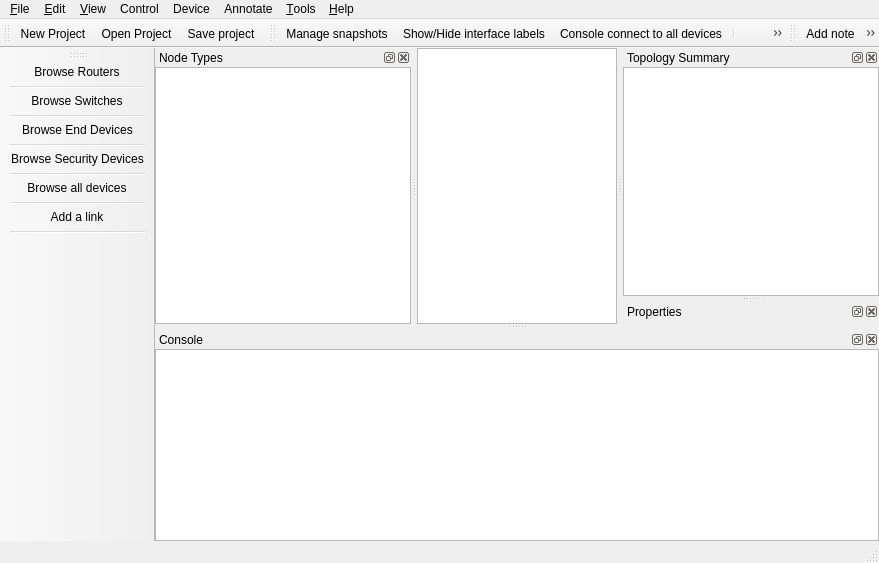
<?xml version="1.0" encoding="UTF-8"?>
<ui version="4.0">
 <class>MainWindow</class>
 <widget class="QMainWindow" name="MainWindow">
  <property name="windowModality">
   <enum>Qt::NonModal</enum>
  </property>
  <property name="geometry">
   <rect>
    <x>0</x>
    <y>0</y>
    <width>879</width>
    <height>563</height>
   </rect>
  </property>
  <property name="contextMenuPolicy">
   <enum>Qt::PreventContextMenu</enum>
  </property>
  <property name="styleSheet">
   <string notr="true">#toolBar_Devices QToolButton {
width: 50px;
height: 55px;
border:solid 1px black opacity 0.4;
background-none;
}

#toolBar_General QToolButton {
width: 36px;
height: 36px;
border:solid 1px black opacity 0.4;
background-none;
}

</string>
  </property>
  <property name="dockOptions">
   <set>QMainWindow::AllowTabbedDocks|QMainWindow::AnimatedDocks|QMainWindow::VerticalTabs</set>
  </property>
  <widget class="QWidget" name="uiCentralWidget">
   <layout class="QGridLayout">
    <property name="leftMargin">
     <number>0</number>
    </property>
    <property name="topMargin">
     <number>0</number>
    </property>
    <property name="rightMargin">
     <number>0</number>
    </property>
    <property name="bottomMargin">
     <number>0</number>
    </property>
    <property name="spacing">
     <number>0</number>
    </property>
    <item row="0" column="0">
     <widget class="GraphicsView" name="uiGraphicsView">
      <property name="sizePolicy">
       <sizepolicy hsizetype="Expanding" vsizetype="Expanding">
        <horstretch>0</horstretch>
        <verstretch>0</verstretch>
       </sizepolicy>
      </property>
     </widget>
    </item>
   </layout>
  </widget>
  <widget class="QMenuBar" name="uiMenuBar">
   <property name="geometry">
    <rect>
     <x>0</x>
     <y>0</y>
     <width>879</width>
     <height>22</height>
    </rect>
   </property>
   <widget class="QMenu" name="uiEditMenu">
    <property name="title">
     <string>&amp;Edit</string>
    </property>
    <addaction name="uiSelectAllAction"/>
    <addaction name="uiSelectNoneAction"/>
    <addaction name="separator"/>
    <addaction name="uiPreferencesAction"/>
   </widget>
   <widget class="QMenu" name="uiFileMenu">
    <property name="title">
     <string>&amp;File</string>
    </property>
    <addaction name="uiNewProjectAction"/>
    <addaction name="uiOpenProjectAction"/>
    <addaction name="uiSaveProjectAction"/>
    <addaction name="uiSaveProjectAsAction"/>
    <addaction name="uiExportProjectAction"/>
    <addaction name="uiImportProjectAction"/>
    <addaction name="separator"/>
    <addaction name="uiMoveLocalProjectToCloudAction"/>
    <addaction name="uiMoveCloudProjectToLocalAction"/>
    <addaction name="uiDownloadRemoteProject"/>
    <addaction name="separator"/>
    <addaction name="uiOpenApplianceAction"/>
    <addaction name="uiImportExportConfigsAction"/>
    <addaction name="uiScreenshotAction"/>
    <addaction name="uiSnapshotAction"/>
    <addaction name="separator"/>
    <addaction name="uiQuitAction"/>
   </widget>
   <widget class="QMenu" name="uiHelpMenu">
    <property name="title">
     <string>&amp;Help</string>
    </property>
    <addaction name="uiOnlineHelpAction"/>
    <addaction name="uiCheckForUpdateAction"/>
    <addaction name="uiSetupWizard"/>
    <addaction name="uiLabInstructionsAction"/>
    <addaction name="uiExportDebugInformationsAction"/>
    <addaction name="uiAboutQtAction"/>
    <addaction name="uiAboutAction"/>
   </widget>
   <widget class="QMenu" name="uiViewMenu">
    <property name="title">
     <string>&amp;View</string>
    </property>
    <widget class="QMenu" name="uiDocksMenu">
     <property name="title">
      <string>Docks</string>
     </property>
    </widget>
    <addaction name="uiActionFullscreen"/>
    <addaction name="separator"/>
    <addaction name="uiZoomInAction"/>
    <addaction name="uiZoomOutAction"/>
    <addaction name="uiZoomResetAction"/>
    <addaction name="uiFitInViewAction"/>
    <addaction name="separator"/>
    <addaction name="uiShowLayersAction"/>
    <addaction name="uiResetPortLabelsAction"/>
    <addaction name="uiShowPortNamesAction"/>
    <addaction name="separator"/>
    <addaction name="uiDocksMenu"/>
   </widget>
   <widget class="QMenu" name="uiControlMenu">
    <property name="title">
     <string>Control</string>
    </property>
    <addaction name="uiStartAllAction"/>
    <addaction name="uiSuspendAllAction"/>
    <addaction name="uiStopAllAction"/>
    <addaction name="uiReloadAllAction"/>
    <addaction name="uiAuxConsoleAllAction"/>
    <addaction name="uiConsoleAllAction"/>
   </widget>
   <widget class="QMenu" name="uiAnnotateMenu">
    <property name="title">
     <string>Annotate</string>
    </property>
    <addaction name="uiAddNoteAction"/>
    <addaction name="uiInsertImageAction"/>
    <addaction name="uiDrawRectangleAction"/>
    <addaction name="uiDrawEllipseAction"/>
   </widget>
   <widget class="QMenu" name="uiDeviceMenu">
    <property name="title">
     <string>Device</string>
    </property>
   </widget>
   <widget class="QMenu" name="uiToolsMenu">
    <property name="title">
     <string>&amp;Tools</string>
    </property>
    <addaction name="uiVPCSAction"/>
    <addaction name="uiIOUVMConverterAction"/>
   </widget>
   <addaction name="uiFileMenu"/>
   <addaction name="uiEditMenu"/>
   <addaction name="uiViewMenu"/>
   <addaction name="uiControlMenu"/>
   <addaction name="uiDeviceMenu"/>
   <addaction name="uiAnnotateMenu"/>
   <addaction name="uiToolsMenu"/>
   <addaction name="uiHelpMenu"/>
  </widget>
  <widget class="QStatusBar" name="uiStatusBar"/>
  <widget class="QToolBar" name="uiGeneralToolBar">
   <property name="windowTitle">
    <string>General</string>
   </property>
   <property name="toolTip">
    <string/>
   </property>
   <property name="statusTip">
    <string/>
   </property>
   <property name="orientation">
    <enum>Qt::Horizontal</enum>
   </property>
   <property name="iconSize">
    <size>
     <width>32</width>
     <height>32</height>
    </size>
   </property>
   <attribute name="toolBarArea">
    <enum>TopToolBarArea</enum>
   </attribute>
   <attribute name="toolBarBreak">
    <bool>false</bool>
   </attribute>
   <addaction name="uiNewProjectAction"/>
   <addaction name="uiOpenProjectAction"/>
   <addaction name="uiSaveProjectAction"/>
  </widget>
  <widget class="QDockWidget" name="uiNodesDockWidget">
   <property name="enabled">
    <bool>true</bool>
   </property>
   <property name="visible">
    <bool>true</bool>
   </property>
   <property name="floating">
    <bool>false</bool>
   </property>
   <property name="allowedAreas">
    <set>Qt::LeftDockWidgetArea|Qt::RightDockWidgetArea</set>
   </property>
   <property name="windowTitle">
    <string>Node Types</string>
   </property>
   <attribute name="dockWidgetArea">
    <number>1</number>
   </attribute>
   <widget class="QWidget" name="uiNodesDockWidgetContents">
    <layout class="QVBoxLayout">
     <property name="spacing">
      <number>0</number>
     </property>
     <property name="leftMargin">
      <number>0</number>
     </property>
     <property name="topMargin">
      <number>0</number>
     </property>
     <property name="rightMargin">
      <number>0</number>
     </property>
     <property name="bottomMargin">
      <number>0</number>
     </property>
     <item>
      <widget class="NodesView" name="uiNodesView">
       <property name="sizePolicy">
        <sizepolicy hsizetype="Expanding" vsizetype="Expanding">
         <horstretch>0</horstretch>
         <verstretch>0</verstretch>
        </sizepolicy>
       </property>
       <property name="toolTip">
        <string>Drag a node to the workspace (Press SHIFT while dragging to add multiple identical nodes).</string>
       </property>
       <property name="dragEnabled">
        <bool>false</bool>
       </property>
       <property name="iconSize">
        <size>
         <width>32</width>
         <height>32</height>
        </size>
       </property>
       <property name="rootIsDecorated">
        <bool>false</bool>
       </property>
       <attribute name="headerVisible">
        <bool>false</bool>
       </attribute>
       <column>
        <property name="text">
         <string>1</string>
        </property>
       </column>
      </widget>
     </item>
    </layout>
   </widget>
  </widget>
  <widget class="QToolBar" name="uiBrowsersToolBar">
   <property name="windowTitle">
    <string>Devices</string>
   </property>
   <property name="iconSize">
    <size>
     <width>48</width>
     <height>48</height>
    </size>
   </property>
   <property name="toolButtonStyle">
    <enum>Qt::ToolButtonIconOnly</enum>
   </property>
   <attribute name="toolBarArea">
    <enum>LeftToolBarArea</enum>
   </attribute>
   <attribute name="toolBarBreak">
    <bool>false</bool>
   </attribute>
   <addaction name="uiBrowseRoutersAction"/>
   <addaction name="separator"/>
   <addaction name="uiBrowseSwitchesAction"/>
   <addaction name="separator"/>
   <addaction name="uiBrowseEndDevicesAction"/>
   <addaction name="separator"/>
   <addaction name="uiBrowseSecurityDevicesAction"/>
   <addaction name="separator"/>
   <addaction name="uiBrowseAllDevicesAction"/>
   <addaction name="separator"/>
   <addaction name="uiAddLinkAction"/>
   <addaction name="separator"/>
  </widget>
  <widget class="QToolBar" name="uiControlToolBar">
   <property name="windowTitle">
    <string>Emulation</string>
   </property>
   <property name="iconSize">
    <size>
     <width>32</width>
     <height>32</height>
    </size>
   </property>
   <property name="toolButtonStyle">
    <enum>Qt::ToolButtonIconOnly</enum>
   </property>
   <attribute name="toolBarArea">
    <enum>TopToolBarArea</enum>
   </attribute>
   <attribute name="toolBarBreak">
    <bool>false</bool>
   </attribute>
   <addaction name="uiSnapshotAction"/>
   <addaction name="uiShowPortNamesAction"/>
   <addaction name="uiConsoleAllAction"/>
   <addaction name="separator"/>
   <addaction name="uiStartAllAction"/>
   <addaction name="uiSuspendAllAction"/>
   <addaction name="uiStopAllAction"/>
   <addaction name="uiReloadAllAction"/>
  </widget>
  <widget class="QDockWidget" name="uiConsoleDockWidget">
   <property name="maximumSize">
    <size>
     <width>524287</width>
     <height>524287</height>
    </size>
   </property>
   <property name="allowedAreas">
    <set>Qt::AllDockWidgetAreas</set>
   </property>
   <property name="windowTitle">
    <string>Console</string>
   </property>
   <attribute name="dockWidgetArea">
    <number>8</number>
   </attribute>
   <widget class="QWidget" name="uiConsoleDockWidgetContents">
    <layout class="QVBoxLayout">
     <property name="spacing">
      <number>0</number>
     </property>
     <property name="leftMargin">
      <number>0</number>
     </property>
     <property name="topMargin">
      <number>0</number>
     </property>
     <property name="rightMargin">
      <number>0</number>
     </property>
     <property name="bottomMargin">
      <number>0</number>
     </property>
     <item>
      <widget class="ConsoleView" name="uiConsoleTextEdit">
       <property name="sizePolicy">
        <sizepolicy hsizetype="Expanding" vsizetype="Preferred">
         <horstretch>0</horstretch>
         <verstretch>0</verstretch>
        </sizepolicy>
       </property>
      </widget>
     </item>
    </layout>
   </widget>
  </widget>
  <widget class="QToolBar" name="uiAnnotationToolBar">
   <property name="windowTitle">
    <string>Drawing</string>
   </property>
   <property name="iconSize">
    <size>
     <width>32</width>
     <height>32</height>
    </size>
   </property>
   <attribute name="toolBarArea">
    <enum>TopToolBarArea</enum>
   </attribute>
   <attribute name="toolBarBreak">
    <bool>false</bool>
   </attribute>
   <addaction name="uiAddNoteAction"/>
   <addaction name="uiInsertImageAction"/>
   <addaction name="uiDrawRectangleAction"/>
   <addaction name="uiDrawEllipseAction"/>
   <addaction name="uiZoomInAction"/>
   <addaction name="uiZoomOutAction"/>
   <addaction name="uiScreenshotAction"/>
  </widget>
  <widget class="QDockWidget" name="uiTopologySummaryDockWidget">
   <property name="sizePolicy">
    <sizepolicy hsizetype="Preferred" vsizetype="Expanding">
     <horstretch>0</horstretch>
     <verstretch>0</verstretch>
    </sizepolicy>
   </property>
   <property name="allowedAreas">
    <set>Qt::LeftDockWidgetArea|Qt::RightDockWidgetArea</set>
   </property>
   <property name="windowTitle">
    <string>Topology Summary</string>
   </property>
   <attribute name="dockWidgetArea">
    <number>2</number>
   </attribute>
   <widget class="QWidget" name="uiTopologySummaryDockWidgetContents">
    <property name="sizePolicy">
     <sizepolicy hsizetype="Preferred" vsizetype="Preferred">
      <horstretch>0</horstretch>
      <verstretch>0</verstretch>
     </sizepolicy>
    </property>
    <layout class="QGridLayout">
     <property name="leftMargin">
      <number>0</number>
     </property>
     <property name="topMargin">
      <number>0</number>
     </property>
     <property name="rightMargin">
      <number>0</number>
     </property>
     <property name="bottomMargin">
      <number>0</number>
     </property>
     <property name="spacing">
      <number>0</number>
     </property>
     <item row="0" column="0">
      <widget class="TopologySummaryView" name="uiTopologySummaryTreeWidget">
       <property name="sizePolicy">
        <sizepolicy hsizetype="Expanding" vsizetype="Expanding">
         <horstretch>0</horstretch>
         <verstretch>0</verstretch>
        </sizepolicy>
       </property>
       <attribute name="headerVisible">
        <bool>false</bool>
       </attribute>
       <column>
        <property name="text">
         <string>1</string>
        </property>
       </column>
      </widget>
     </item>
    </layout>
   </widget>
  </widget>
  <widget class="PropertiesView" name="uiPropertiesDockWidget">
   <property name="windowTitle">
    <string>Properties</string>
   </property>
   <attribute name="dockWidgetArea">
    <number>2</number>
   </attribute>
  </widget>
  <action name="uiAboutAction">
   <property name="text">
    <string>&amp;About</string>
   </property>
   <property name="statusTip">
    <string>About</string>
   </property>
   <property name="menuRole">
    <enum>QAction::AboutRole</enum>
   </property>
  </action>
  <action name="uiQuitAction">
   <property name="icon">
    <iconset resource="../../resources/resources.qrc">
     <normaloff>:/icons/quit.svg</normaloff>:/icons/quit.svg</iconset>
   </property>
   <property name="text">
    <string>&amp;Quit</string>
   </property>
   <property name="statusTip">
    <string>Quit</string>
   </property>
   <property name="shortcut">
    <string>Ctrl+Q</string>
   </property>
  </action>
  <action name="uiOpenProjectAction">
   <property name="icon">
    <iconset resource="../../resources/resources.qrc">
     <normaloff>:/icons/open.svg</normaloff>:/icons/open.svg</iconset>
   </property>
   <property name="text">
    <string>&amp;Open Project</string>
   </property>
   <property name="toolTip">
    <string>Open project</string>
   </property>
   <property name="statusTip">
    <string>Open project</string>
   </property>
   <property name="shortcut">
    <string>Ctrl+O</string>
   </property>
  </action>
  <action name="uiSaveProjectAction">
   <property name="icon">
    <iconset resource="../../resources/resources.qrc">
     <normaloff>:/icons/save.svg</normaloff>:/icons/save.svg</iconset>
   </property>
   <property name="text">
    <string>&amp;Save project</string>
   </property>
   <property name="toolTip">
    <string>Save project</string>
   </property>
   <property name="statusTip">
    <string>Save project</string>
   </property>
   <property name="shortcut">
    <string>Ctrl+S</string>
   </property>
  </action>
  <action name="uiOnlineHelpAction">
   <property name="icon">
    <iconset resource="../../resources/resources.qrc">
     <normaloff>:/icons/help.svg</normaloff>:/icons/help.svg</iconset>
   </property>
   <property name="text">
    <string>&amp;Online help</string>
   </property>
   <property name="toolTip">
    <string>Online help</string>
   </property>
   <property name="statusTip">
    <string>Online Help</string>
   </property>
  </action>
  <action name="uiScreenshotAction">
   <property name="icon">
    <iconset resource="../../resources/resources.qrc">
     <normaloff>:/icons/camera-photo.svg</normaloff>
     <activeoff>:/icons/camera-photo-hover.svg</activeoff>:/icons/camera-photo.svg</iconset>
   </property>
   <property name="text">
    <string>Take a screenshot</string>
   </property>
   <property name="toolTip">
    <string>Take a screenshot</string>
   </property>
   <property name="statusTip">
    <string>Take a screenshot</string>
   </property>
  </action>
  <action name="uiStartAllAction">
   <property name="enabled">
    <bool>true</bool>
   </property>
   <property name="icon">
    <iconset resource="../../resources/resources.qrc">
     <normaloff>:/icons/start.svg</normaloff>
     <activeoff>:/icons/start-hover.svg</activeoff>:/icons/start.svg</iconset>
   </property>
   <property name="text">
    <string>Start/Resume all devices</string>
   </property>
   <property name="toolTip">
    <string>Start/Resume all devices</string>
   </property>
   <property name="statusTip">
    <string>Start/Resume all devices</string>
   </property>
  </action>
  <action name="uiStopAllAction">
   <property name="enabled">
    <bool>true</bool>
   </property>
   <property name="icon">
    <iconset resource="../../resources/resources.qrc">
     <normaloff>:/icons/stop.svg</normaloff>
     <activeoff>:/icons/stop-hover.svg</activeoff>:/icons/stop.svg</iconset>
   </property>
   <property name="text">
    <string>Stop all devices</string>
   </property>
   <property name="toolTip">
    <string>Stop all devices</string>
   </property>
   <property name="statusTip">
    <string>Stop all devices</string>
   </property>
  </action>
  <action name="uiShowNamesAction">
   <property name="checkable">
    <bool>true</bool>
   </property>
   <property name="icon">
    <iconset resource="../../resources/resources.qrc">
     <normaloff>:/icons/show-hostname.svg</normaloff>:/icons/show-hostname.svg</iconset>
   </property>
   <property name="text">
    <string>Show hostnames</string>
   </property>
   <property name="toolTip">
    <string>Show hostnames</string>
   </property>
   <property name="statusTip">
    <string>Show hostnames</string>
   </property>
  </action>
  <action name="uiConsoleAllAction">
   <property name="enabled">
    <bool>true</bool>
   </property>
   <property name="icon">
    <iconset resource="../../resources/resources.qrc">
     <normaloff>:/icons/console.svg</normaloff>:/icons/console.svg</iconset>
   </property>
   <property name="text">
    <string>Console connect to all devices</string>
   </property>
   <property name="toolTip">
    <string>Console connect to all devices</string>
   </property>
   <property name="statusTip">
    <string>Console to all devices</string>
   </property>
  </action>
  <action name="uiAboutQtAction">
   <property name="text">
    <string>About &amp;Qt</string>
   </property>
   <property name="statusTip">
    <string>About Qt</string>
   </property>
   <property name="menuRole">
    <enum>QAction::AboutQtRole</enum>
   </property>
  </action>
  <action name="uiZoomInAction">
   <property name="icon">
    <iconset resource="../../resources/resources.qrc">
     <normaloff>:/icons/zoom-in.png</normaloff>
     <activeoff>:/icons/zoom-in-hover.png</activeoff>:/icons/zoom-in.png</iconset>
   </property>
   <property name="text">
    <string>Zoom in</string>
   </property>
   <property name="toolTip">
    <string>Zoom in</string>
   </property>
   <property name="statusTip">
    <string>Zoom in</string>
   </property>
   <property name="shortcut">
    <string>Ctrl++</string>
   </property>
  </action>
  <action name="uiZoomOutAction">
   <property name="icon">
    <iconset resource="../../resources/resources.qrc">
     <normaloff>:/icons/zoom-out.png</normaloff>
     <activeoff>:/icons/zoom-out-hover.png</activeoff>:/icons/zoom-out.png</iconset>
   </property>
   <property name="text">
    <string>Zoom out</string>
   </property>
   <property name="toolTip">
    <string>Zoom out</string>
   </property>
   <property name="statusTip">
    <string>Zoom out</string>
   </property>
   <property name="shortcut">
    <string>Ctrl+-</string>
   </property>
  </action>
  <action name="uiZoomResetAction">
   <property name="text">
    <string>Zoom reset</string>
   </property>
   <property name="statusTip">
    <string>Zoom reset</string>
   </property>
   <property name="shortcut">
    <string>Ctrl+0</string>
   </property>
  </action>
  <action name="uiSelectAllAction">
   <property name="text">
    <string>Select &amp;all</string>
   </property>
   <property name="statusTip">
    <string>Select All</string>
   </property>
   <property name="shortcut">
    <string>Ctrl+A</string>
   </property>
  </action>
  <action name="uiSelectNoneAction">
   <property name="text">
    <string>Select &amp;none</string>
   </property>
   <property name="statusTip">
    <string>Select None</string>
   </property>
   <property name="shortcut">
    <string>Ctrl+Shift+A</string>
   </property>
  </action>
  <action name="uiPreferencesAction">
   <property name="icon">
    <iconset resource="../../resources/resources.qrc">
     <normaloff>:/icons/applications.svg</normaloff>:/icons/applications.svg</iconset>
   </property>
   <property name="text">
    <string>&amp;Preferences...</string>
   </property>
   <property name="statusTip">
    <string>Preferences</string>
   </property>
   <property name="shortcut">
    <string>Ctrl+Shift+P</string>
   </property>
   <property name="menuRole">
    <enum>QAction::PreferencesRole</enum>
   </property>
  </action>
  <action name="uiSuspendAllAction">
   <property name="icon">
    <iconset resource="../../resources/resources.qrc">
     <normaloff>:/icons/pause.svg</normaloff>
     <activeoff>:/icons/pause-hover.svg</activeoff>:/icons/pause.svg</iconset>
   </property>
   <property name="text">
    <string>Suspend all devices</string>
   </property>
   <property name="toolTip">
    <string>Suspend all devices</string>
   </property>
   <property name="statusTip">
    <string>Suspend all devices</string>
   </property>
  </action>
  <action name="uiAddNoteAction">
   <property name="checkable">
    <bool>true</bool>
   </property>
   <property name="icon">
    <iconset resource="../../resources/resources.qrc">
     <normaloff>:/icons/add-note.svg</normaloff>:/icons/add-note.svg</iconset>
   </property>
   <property name="text">
    <string>Add note</string>
   </property>
   <property name="toolTip">
    <string>Add a note</string>
   </property>
   <property name="statusTip">
    <string>Add a note</string>
   </property>
  </action>
  <action name="uiNewProjectAction">
   <property name="icon">
    <iconset resource="../../resources/resources.qrc">
     <normaloff>:/icons/new-project.svg</normaloff>:/icons/new-project.svg</iconset>
   </property>
   <property name="text">
    <string>&amp;New blank project</string>
   </property>
   <property name="iconText">
    <string>New Project</string>
   </property>
   <property name="toolTip">
    <string>New blank project</string>
   </property>
   <property name="statusTip">
    <string>New blank project</string>
   </property>
   <property name="shortcut">
    <string>Ctrl+N</string>
   </property>
  </action>
  <action name="uiImportExportConfigsAction">
   <property name="icon">
    <iconset resource="../../resources/resources.qrc">
     <normaloff>:/icons/import_export_configs.svg</normaloff>:/icons/import_export_configs.svg</iconset>
   </property>
   <property name="text">
    <string>&amp;Import/Export device configs</string>
   </property>
   <property name="toolTip">
    <string>Import/Export device configs</string>
   </property>
   <property name="statusTip">
    <string>Import/Export device configs</string>
   </property>
  </action>
  <action name="uiInsertImageAction">
   <property name="checkable">
    <bool>false</bool>
   </property>
   <property name="icon">
    <iconset resource="../../resources/resources.qrc">
     <normaloff>:/icons/image.svg</normaloff>:/icons/image.svg</iconset>
   </property>
   <property name="text">
    <string>Insert picture</string>
   </property>
   <property name="toolTip">
    <string>Insert a picture</string>
   </property>
   <property name="statusTip">
    <string>Insert a picture</string>
   </property>
  </action>
  <action name="uiDrawRectangleAction">
   <property name="checkable">
    <bool>true</bool>
   </property>
   <property name="icon">
    <iconset resource="../../resources/resources.qrc">
     <normaloff>:/icons/rectangle.svg</normaloff>
     <activeoff>:/icons/rectangle-hover.svg</activeoff>:/icons/rectangle.svg</iconset>
   </property>
   <property name="text">
    <string>Draw rectangle</string>
   </property>
   <property name="toolTip">
    <string>Draw a rectangle</string>
   </property>
   <property name="statusTip">
    <string>Draw a rectangle</string>
   </property>
  </action>
  <action name="uiDrawEllipseAction">
   <property name="checkable">
    <bool>true</bool>
   </property>
   <property name="icon">
    <iconset resource="../../resources/resources.qrc">
     <normaloff>:/icons/ellipse.svg</normaloff>
     <activeoff>:/icons/ellipse-hover.svg</activeoff>:/icons/ellipse.svg</iconset>
   </property>
   <property name="text">
    <string>Draw ellipse</string>
   </property>
   <property name="toolTip">
    <string>Draw an ellipse</string>
   </property>
   <property name="statusTip">
    <string>Draw an ellipse</string>
   </property>
  </action>
  <action name="uiShowPortNamesAction">
   <property name="checkable">
    <bool>true</bool>
   </property>
   <property name="icon">
    <iconset resource="../../resources/resources.qrc">
     <normaloff>:/icons/show-interface-names.svg</normaloff>:/icons/show-interface-names.svg</iconset>
   </property>
   <property name="text">
    <string>Show/Hide interface labels</string>
   </property>
   <property name="toolTip">
    <string>Show/Hide interface labels</string>
   </property>
   <property name="statusTip">
    <string>Show/Hide interface labels</string>
   </property>
  </action>
  <action name="uiSnapshotAction">
   <property name="icon">
    <iconset resource="../../resources/resources.qrc">
     <normaloff>:/icons/snapshot.svg</normaloff>:/icons/snapshot.svg</iconset>
   </property>
   <property name="text">
    <string>Manage snapshots</string>
   </property>
   <property name="toolTip">
    <string>Manage snapshots</string>
   </property>
   <property name="statusTip">
    <string>Manage snapshots</string>
   </property>
  </action>
  <action name="uiShowLayersAction">
   <property name="checkable">
    <bool>true</bool>
   </property>
   <property name="text">
    <string>Show layers</string>
   </property>
   <property name="statusTip">
    <string>Show layers</string>
   </property>
  </action>
  <action name="uiSaveProjectAsAction">
   <property name="icon">
    <iconset resource="../../resources/resources.qrc">
     <normaloff>:/icons/save-as-project.svg</normaloff>:/icons/save-as-project.svg</iconset>
   </property>
   <property name="text">
    <string>&amp;Save project as...</string>
   </property>
   <property name="toolTip">
    <string>Save project as...</string>
   </property>
   <property name="statusTip">
    <string>Save project as...</string>
   </property>
  </action>
  <action name="uiReloadAllAction">
   <property name="icon">
    <iconset resource="../../resources/resources.qrc">
     <normaloff>:/icons/reload.svg</normaloff>:/icons/reload.svg</iconset>
   </property>
   <property name="text">
    <string>Reload all devices</string>
   </property>
   <property name="toolTip">
    <string>Reload all devices</string>
   </property>
   <property name="statusTip">
    <string>Reload all devices</string>
   </property>
  </action>
  <action name="uiAuxConsoleAllAction">
   <property name="enabled">
    <bool>true</bool>
   </property>
   <property name="icon">
    <iconset resource="../../resources/resources.qrc">
     <normaloff>:/icons/aux-console.svg</normaloff>:/icons/aux-console.svg</iconset>
   </property>
   <property name="text">
    <string>Console connect via AUX to all devices</string>
   </property>
   <property name="toolTip">
    <string>Console connect via AUX to all devices</string>
   </property>
   <property name="statusTip">
    <string>Console AUX to all devices</string>
   </property>
  </action>
  <action name="uiResetPortLabelsAction">
   <property name="text">
    <string>Reset interface labels</string>
   </property>
   <property name="toolTip">
    <string>Reset interface labels</string>
   </property>
   <property name="statusTip">
    <string>Reset Interface Labels</string>
   </property>
  </action>
  <action name="uiCheckForUpdateAction">
   <property name="text">
    <string>Check for Update</string>
   </property>
   <property name="statusTip">
    <string>Check for Update</string>
   </property>
  </action>
  <action name="uiEnergySavingStyleAction">
   <property name="checkable">
    <bool>true</bool>
   </property>
   <property name="text">
    <string>Energy Saving</string>
   </property>
   <property name="statusTip">
    <string>Energy Saving Mode</string>
   </property>
  </action>
  <action name="uiDefaultStyleAction">
   <property name="checkable">
    <bool>true</bool>
   </property>
   <property name="checked">
    <bool>true</bool>
   </property>
   <property name="text">
    <string>Default</string>
   </property>
  </action>
  <action name="uiBrowseRoutersAction">
   <property name="icon">
    <iconset resource="../../resources/resources.qrc">
     <normaloff>:/icons/router.png</normaloff>
     <activeoff>:/icons/router-hover.png</activeoff>:/icons/router.png</iconset>
   </property>
   <property name="text">
    <string>Browse Routers</string>
   </property>
   <property name="iconText">
    <string>Browse Routers</string>
   </property>
   <property name="toolTip">
    <string>Browse Routers</string>
   </property>
   <property name="statusTip">
    <string>Browse Routers</string>
   </property>
  </action>
  <action name="uiBrowseSwitchesAction">
   <property name="icon">
    <iconset resource="../../resources/resources.qrc">
     <normaloff>:/icons/switch.png</normaloff>
     <activeoff>:/icons/switch-hover.png</activeoff>:/icons/switch.png</iconset>
   </property>
   <property name="text">
    <string>Browse Switches</string>
   </property>
   <property name="iconText">
    <string>Browse Switches</string>
   </property>
   <property name="toolTip">
    <string>Browse Switches</string>
   </property>
   <property name="statusTip">
    <string>Browse Switches</string>
   </property>
  </action>
  <action name="uiBrowseEndDevicesAction">
   <property name="icon">
    <iconset resource="../../resources/resources.qrc">
     <normaloff>:/icons/PC.png</normaloff>
     <activeoff>:/icons/PC-hover.png</activeoff>:/icons/PC.png</iconset>
   </property>
   <property name="text">
    <string>Browse End Devices</string>
   </property>
   <property name="iconText">
    <string>Browse End Devices</string>
   </property>
   <property name="toolTip">
    <string>Browse End Devices</string>
   </property>
   <property name="statusTip">
    <string>Browse End Devices</string>
   </property>
  </action>
  <action name="uiBrowseSecurityDevicesAction">
   <property name="icon">
    <iconset resource="../../resources/resources.qrc">
     <normaloff>:/icons/firewall.png</normaloff>
     <activeoff>:/icons/firewall-hover.png</activeoff>:/icons/firewall.png</iconset>
   </property>
   <property name="text">
    <string>Browse Security Devices</string>
   </property>
   <property name="iconText">
    <string>Browse Security Devices</string>
   </property>
   <property name="toolTip">
    <string>Browse Security Devices</string>
   </property>
   <property name="statusTip">
    <string>Browse Security Devices</string>
   </property>
  </action>
  <action name="uiBrowseAllDevicesAction">
   <property name="icon">
    <iconset resource="../../resources/resources.qrc">
     <normaloff>:/icons/browse-all-icons.png</normaloff>
     <activeoff>:/icons/browse-all-icons-hover.png</activeoff>:/icons/browse-all-icons.png</iconset>
   </property>
   <property name="text">
    <string>Browse all devices</string>
   </property>
   <property name="toolTip">
    <string>Browse all devices</string>
   </property>
   <property name="statusTip">
    <string>Browse all devices</string>
   </property>
  </action>
  <action name="uiAddLinkAction">
   <property name="checkable">
    <bool>true</bool>
   </property>
   <property name="icon">
    <iconset resource="../../resources/resources.qrc">
     <normaloff>:/icons/connection-new.svg</normaloff>
     <normalon>:/icons/cancel-connection.svg</normalon>
     <activeoff>:/icons/connection-new-hover.svg</activeoff>
     <activeon>:/icons/cancel-connection.svg</activeon>:/icons/connection-new.svg</iconset>
   </property>
   <property name="text">
    <string>Add a link</string>
   </property>
   <property name="toolTip">
    <string>Add a link</string>
   </property>
   <property name="statusTip">
    <string>Add a link</string>
   </property>
  </action>
  <action name="uiGettingStartedAction">
   <property name="text">
    <string>Getting started</string>
   </property>
   <property name="toolTip">
    <string>Show GNS3 news</string>
   </property>
  </action>
  <action name="uiLabInstructionsAction">
   <property name="text">
    <string>Lab instructions</string>
   </property>
  </action>
  <action name="uiFitInViewAction">
   <property name="text">
    <string>Fit in view</string>
   </property>
  </action>
  <action name="uiExportProjectAction">
   <property name="text">
    <string>Backup project to cloud</string>
   </property>
   <property name="visible">
    <bool>false</bool>
   </property>
  </action>
  <action name="uiImportProjectAction">
   <property name="text">
    <string>Restore backup from cloud</string>
   </property>
   <property name="visible">
    <bool>false</bool>
   </property>
  </action>
  <action name="uiMoveLocalProjectToCloudAction">
   <property name="text">
    <string>Move local project to cloud</string>
   </property>
   <property name="visible">
    <bool>false</bool>
   </property>
  </action>
  <action name="uiMoveCloudProjectToLocalAction">
   <property name="text">
    <string>Move cloud project to local</string>
   </property>
   <property name="visible">
    <bool>false</bool>
   </property>
  </action>
  <action name="uiDarkStyleAction">
   <property name="text">
    <string>Dark Style</string>
   </property>
  </action>
  <action name="uiActionFullscreen">
   <property name="text">
    <string>Fullscreen</string>
   </property>
   <property name="shortcut">
    <string>Ctrl+F</string>
   </property>
  </action>
  <action name="uiVPCSAction">
   <property name="text">
    <string>&amp;VPCS multi-host</string>
   </property>
  </action>
  <action name="uiDownloadRemoteProject">
   <property name="icon">
    <iconset resource="../../resources/resources.qrc">
     <normaloff>:/classic_icons/save-as-project.svg</normaloff>:/classic_icons/save-as-project.svg</iconset>
   </property>
   <property name="text">
    <string>Download remote project</string>
   </property>
  </action>
  <action name="uiQemuImgWizardAction">
   <property name="icon">
    <iconset resource="../../resources/resources.qrc">
     <normaloff>:/icons/qemu.svg</normaloff>:/icons/qemu.svg</iconset>
   </property>
   <property name="text">
    <string>Qemu image wizard</string>
   </property>
  </action>
  <action name="uiSetupWizard">
   <property name="text">
    <string>&amp;Setup Wizard</string>
   </property>
   <property name="menuRole">
    <enum>QAction::NoRole</enum>
   </property>
  </action>
  <action name="uiIOUVMConverterAction">
   <property name="text">
    <string>IOU VM Converter</string>
   </property>
  </action>
  <action name="uiOpenApplianceAction">
   <property name="icon">
    <iconset resource="../../resources/resources.qrc">
     <normaloff>:/icons/open.svg</normaloff>:/icons/open.svg</iconset>
   </property>
   <property name="text">
    <string>Import appliance</string>
   </property>
  </action>
  <action name="uiExportDebugInformationsAction">
   <property name="text">
    <string>Export debug informations</string>
   </property>
  </action>
 </widget>
 <customwidgets>
  <customwidget>
   <class>GraphicsView</class>
   <extends>QGraphicsView</extends>
   <header>..graphics_view.h</header>
  </customwidget>
  <customwidget>
   <class>PropertiesView</class>
   <extends>QDockWidget</extends>
   <header>..properties_view.h</header>
   <container>1</container>
  </customwidget>
  <customwidget>
   <class>NodesView</class>
   <extends>QTreeWidget</extends>
   <header>..nodes_view.h</header>
  </customwidget>
  <customwidget>
   <class>ConsoleView</class>
   <extends>QTextEdit</extends>
   <header>..console_view.h</header>
  </customwidget>
  <customwidget>
   <class>TopologySummaryView</class>
   <extends>QTreeWidget</extends>
   <header>..topology_summary_view.h</header>
  </customwidget>
 </customwidgets>
 <tabstops>
  <tabstop>uiGraphicsView</tabstop>
  <tabstop>uiNodesView</tabstop>
  <tabstop>uiConsoleTextEdit</tabstop>
  <tabstop>uiTopologySummaryTreeWidget</tabstop>
 </tabstops>
 <resources>
  <include location="../../resources/resources.qrc"/>
 </resources>
 <connections>
  <connection>
   <sender>uiQuitAction</sender>
   <signal>triggered()</signal>
   <receiver>MainWindow</receiver>
   <slot>close()</slot>
   <hints>
    <hint type="sourcelabel">
     <x>-1</x>
     <y>-1</y>
    </hint>
    <hint type="destinationlabel">
     <x>398</x>
     <y>302</y>
    </hint>
   </hints>
  </connection>
 </connections>
</ui>
